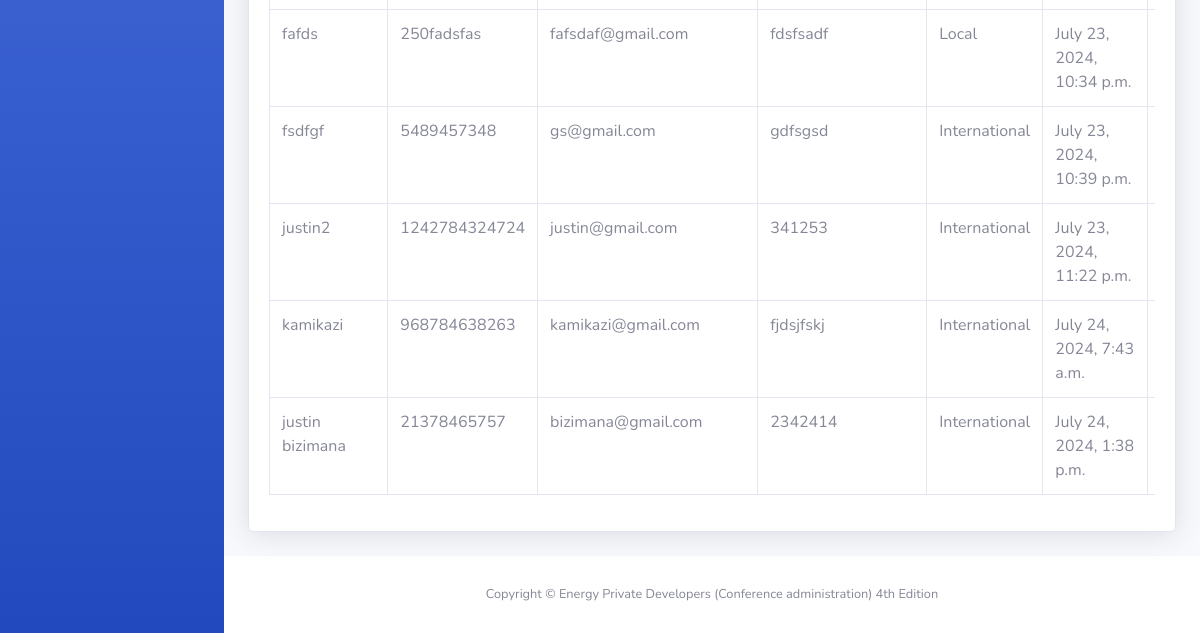
The app's page /administration/attendees (signed in, lower part), older data.
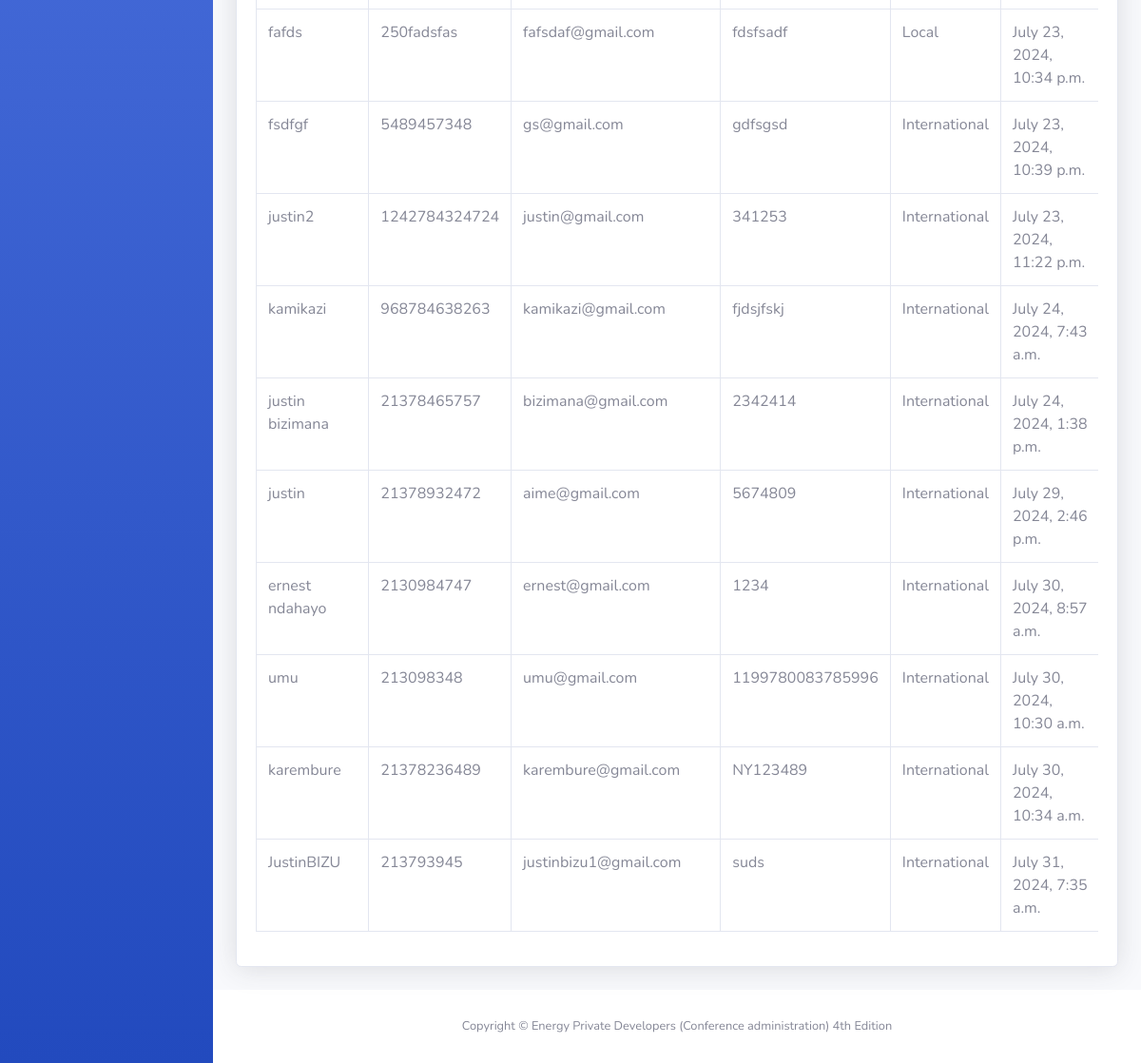
The same page, newer data.
### conference_planning/models.py (models this page shows, shortened)
class Attendees(models.Model):
    class AttendeeType(models.TextChoices):
        LOCAL = "Local", "Local"
        INTERNATIONAL = "International", "International"
        STUDENT = "Student", "Student"
    STATUS_CHOICES = [
        ('organizer', 'Organizer'),
        ('delegate', 'Delegate'),
        ('exhibitor', 'Exhibitor'),
        ('student', 'Student'),
        ('media', 'Media')
    ]
    names = models.CharField(max_length=250)
    email = models.EmailField()
    identity = models.CharField(max_length=50)
    phone = models.CharField(max_length=20)
    country = models.CharField(max_length=100)
    organization = models.CharField(max_length=100, null=True, blank=True)
    university = models.CharField(max_length=100, null=True, blank=True)
    student_number = models.CharField(max_length=50, null=True, blank=True)
    category = models.CharField(max_length=100, choices=STATUS_CHOICES, default='choose your category')
    attendee_type = models.CharField(max_length=30, choices=AttendeeType.choices, default=AttendeeType.LOCAL, unique=False)
    registered_on = models.DateTimeField(auto_now_add=True)
    STATUS_CHOICES = [
        ('unpaid', 'Unpaid'),
        ('paid', 'Paid'),
    ]
    status = models.CharField(
        max_length=100,
        choices=STATUS_CHOICES,
        default='unpaid',
    )
    class Meta:
        verbose_name_plural = 'Attendees'

### conference_planning/views.py (the view)
# urls.py: path('attendees', views.attendees, name="attendees"),
@login_required
def attendees(request):
    attendees_list = Attendees.objects.all().order_by('id')
    context = {'attendees': attendees_list}
    return render(request, 'conference_planning/administration/attends.html', context)

### conference_planning/templates/conference_planning/administration/attends.html (shortened to what this page needs)
{% load static %}
<!DOCTYPE html>
<html lang="en">
<head>
    <link href="{% static 'administration/vendor/fontawesome-free/css/all.min.css' %}" rel="stylesheet" type="text/css">
    <link href="{% static 'administration/css/sb-admin-2.min.css' %}" rel="stylesheet">
</head>
<body id="page-top">
 <div id="wrapper">
    <ul class="navbar-nav bg-gradient-primary sidebar sidebar-dark accordion" id="accordionSidebar">
    </ul>
        <div id="content-wrapper" class="d-flex flex-column">
            <div id="content">
                <div class="container-fluid">
                    <div class="card shadow mb-4">
                        <div class="card-body">
                            <div class="table-responsive">
                                <table class="table table-bordered" id="dataTable" width="100%" cellspacing="0">
                                    <tbody>
                                        {% for attendee in attendees %}
                                        <tr>
                                            <td>{{ attendee.names }}</td>
                                            <td>{{ attendee.phone }}</td>
                                            <td>{{ attendee.email }}</td>
                                            <td>{{ attendee.identity }}</td>
                                            <td>{{ attendee.attendee_type }}</td>
                                            <td>{{ attendee.registered_on }}</td>
                                            <td>Unpaid</td>
                                        </tr>
                                        {% endfor %}
                                    </tbody>
                                </table>
                            </div>
                        </div>
                    </div>
                </div>
            </div>
            <footer class="sticky-footer bg-white">
                <div class="container my-auto">
                    <div class="copyright text-center my-auto">
                        <span>Copyright &copy; Energy Private Developers (Conference administration) 4th Edition</span>
                    </div>
                </div>
            </footer>
        </div>
    </div>
</body>
</html>

Row changes from the older to the newer data that the page shows:
added Attendees: names "justin", phone "21378932472", email "aime@gmail.com", identity "5674809", attendee_type "International", registered_on "July 29, 2024, 2:46 p.m."
added Attendees: names "ernest ndahayo", phone "2130984747", email "ernest@gmail.com", identity "1234", attendee_type "International", registered_on "July 30, 2024, 8:57 a.m."
added Attendees: names "umu", phone "213098348", email "umu@gmail.com", identity "1199780083785996", attendee_type "International", registered_on "July 30, 2024, 10:30 a.m."
added Attendees: names "karembure", phone "21378236489", email "karembure@gmail.com", identity "NY123489", attendee_type "International", registered_on "July 30, 2024, 10:34 a.m."
added Attendees: names "JustinBIZU", phone "213793945", email "justinbizu1@gmail.com", identity "suds", attendee_type "International", registered_on "July 31, 2024, 7:35 a.m."
